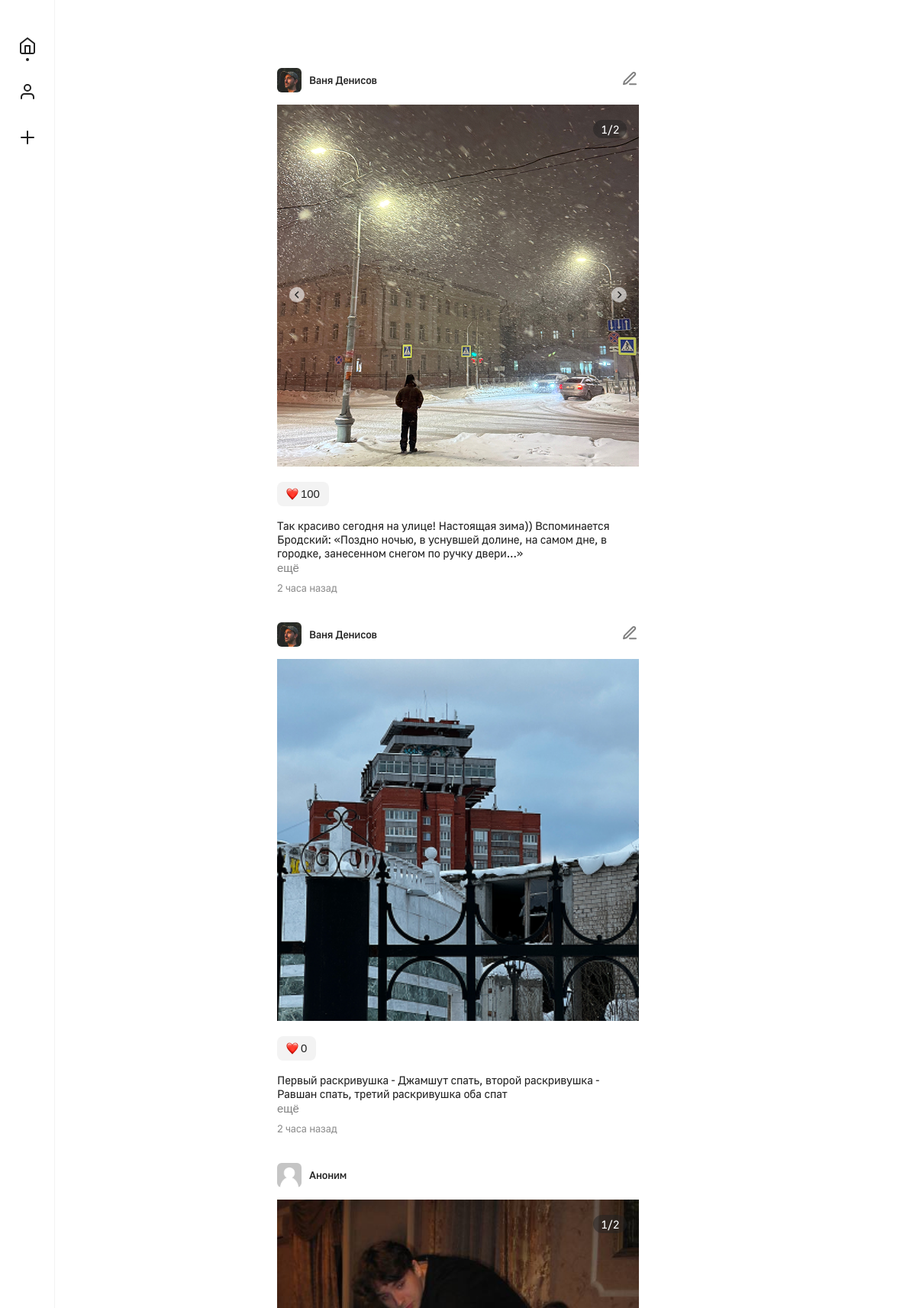
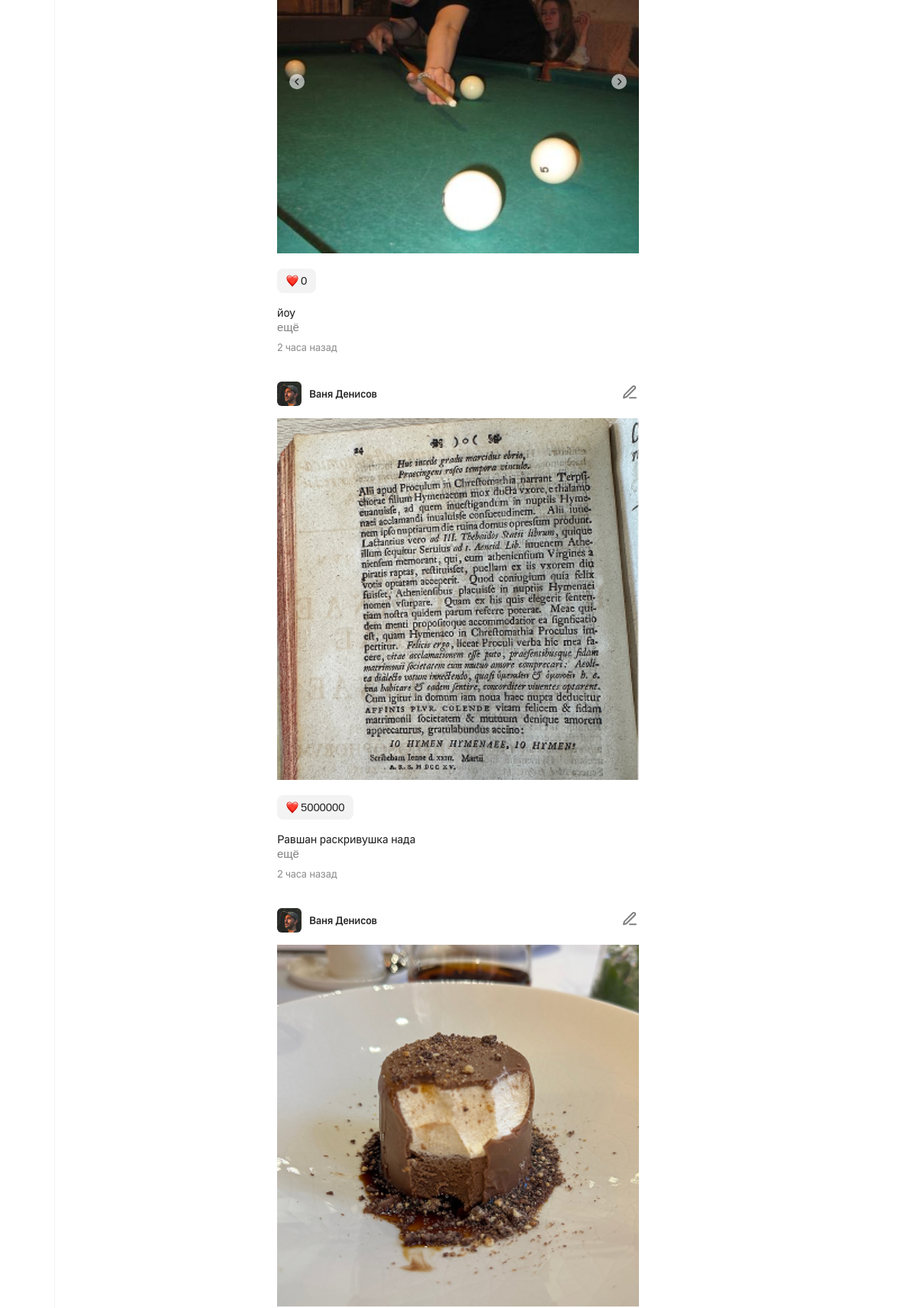
The page / (upper part) on the database its author committed (2 pictures, top to bottom).
### tables this page shows
CREATE TABLE post (
   id VARCHAR(36) PRIMARY KEY,
   authorId VARCHAR(36) NOT NULL,
   content MEDIUMTEXT NOT NULL,
   likes INT UNSIGNED DEFAULT 0,
   createdAt INT UNSIGNED NOT NULL
);

CREATE TABLE user (
   id VARCHAR(36) PRIMARY KEY,
   name VARCHAR(255) NOT NULL,
   profileStatus VARCHAR(255),
   avatar VARCHAR(255),
   email VARCHAR(254) UNIQUE,
   password VARCHAR(255),
   registeredAt INT UNSIGNED NOT NULL
);

### src/Core/BaseController.php (called while the page is built, shortened)
<?php
abstract class BaseController {
    protected function render(string $view, array $data = []): void {
        extract($data);
        include __DIR__ . "/../../Views/pages/{$view}.php";
    }
}

### src/Controllers/PostController.php (called while the page is built, shortened)
<?php
class PostController extends BaseController {
    public function home(): void {
        try {
            $postId = ($_GET['postId'] ?? 0);
            if ($postId) {
                $posts = [$this->postService->getById($postId)];
                $users = [$this->userService->getById($posts[0]->authorId)];
            } else {
                $posts = $this->postService->getAll();
                $users = $this->userService->getAll();
            }
            $this->render('home', [
                'posts' => $posts,
                'users' => $users
            ]);
        } catch (\Exception $e) {
            http_response_code(500);
            echo 'Ошибка: ' . $e->getMessage();
        }
    }
}

### src/Services/UserService.php (called while the page is built, shortened)
<?php
class UserService {
    private PDO $pdo;
    public function __construct() {
        $this->pdo = Database::getInstance()->getConnection();
    }
    public function getAll(): array {
        $stmt = $this->pdo->query("
            SELECT
                id,
                name,
                avatar,
                profileStatus
            FROM user
        ");
        $data = $stmt->fetchAll();
        return array_map(fn($u) => User::fromArray($u), $data);
    }
    public static function getCurrentUserId(): string {
        return '0874af11-e313-4e09-8c10-b233f293bf70';
    }
}

### src/Services/PostService.php (called while the page is built, shortened)
<?php
class PostService {
    private PDO $pdo;
    public function __construct() {
        $this->pdo = Database::getInstance()->getConnection();
    }
    public function getAll(): array {
        $stmt = $this->pdo->query("
            SELECT
                post.id,
                post.authorId,
                post.content,
                post.likes,
                post.createdAt,
                GROUP_CONCAT(image.path ORDER BY image.path SEPARATOR ',') AS images
            FROM post
            LEFT JOIN image ON post.id = image.postId
            GROUP BY post.id
            ORDER BY post.createdAt DESC
        ");
        $data = $stmt->fetchAll();
        return array_map(fn($p) => Post::fromArray($p), $data);
    }
    private function convertImagesToArray(array $post): array {
        $post['images'] = empty($post['images'])
            ? []
            : array_map('trim', explode(',', $post['images']));
        return $post;
    }
}

### src/Core/Database.php (called while the page is built, shortened)
<?php
class Database {
    private static ?Database $instance = null;
    private PDO $connection;
    private function __construct() {
        try {
            $configPath = __DIR__ . '/../../config.json';
            $json = file_get_contents($configPath);
            $config = json_decode($json, true);
            $host = $config['host'];
            $port = $config['port'];
            $dbname = $config['dbname'];
            $username = $config['username'];
            $password = $config['password'];
            $dsn = "mysql:host=$host;port=$port;dbname=$dbname;charset=utf8mb4";
            $this->connection = new PDO($dsn, $username, $password, [
                PDO::ATTR_ERRMODE => PDO::ERRMODE_EXCEPTION,
                PDO::ATTR_DEFAULT_FETCH_MODE => PDO::FETCH_ASSOC
            ]);
        } catch (PDOException $e) {
            die("Database connection failed: " . $e->getMessage());
        }
    }
    public function getConnection(): PDO {
        return $this->connection;
    }
    public static function getInstance(): self {
        if (self::$instance === null) {
            self::$instance = new self();
        }
        return self::$instance;
    }
}

### src/Models/Post.php (called while the page is built, shortened)
<?php
class Post {
    public static function fromArray(array $data): self {
        return new self(
            id: ($data['id']),
            authorId: ($data['authorId']),
            content: $data['content'],
            images: ($data['images'] ?? []),
            likes: ($data['likes']),
            createdAt: $data['createdAt']
        );
    }
    public function getRelativeTime(): string {
        return self::formatRelativeTime($this->createdAt);
    }
    public static function formatRelativeTime(int $timestamp): string {
        $now = time();
        $diff = $now - $timestamp;
        if ($diff < 86400) {
            $hours = floor($diff / 3600);
            return (string)$hours . ' ' . self::pluralize($hours, 'час', 'часа', 'часов') . ' назад';
        }
        $years = floor($diff / 31536000);
        return (string)$years . ' ' . self::pluralize($years, 'год', 'года', 'лет') . ' назад';
    }
    private static function pluralize(int $count, string $one, string $few, string $many): string {
        $lastDigit = $count % 10;
        $lastTwo = $count % 100;
        if ($lastDigit >= 2 && $lastDigit <= 4) {
            return $few;
        }
        return $many;
    }
    public function getFirstImage(): ?string {
        return $this->images[0] ?? null;
    }
    public function hasImage(): bool {
        return !empty($this->images);
    }
    public function getImagesCount(): int {
        return count($this->images);
    }
}

### src/Models/User.php (called while the page is built, shortened)
<?php
class User {
    public function getAvatarUrl(): string {
        if ($this->avatar) {
            return "/uploads/avatars/{$this->avatar}";
        }
        return '/assets/images/default-avatar.png';
    }
}

### Views/partitials/postView.php (the view)
<?php
function renderPost($post, $user) {
?>
<div class="post">
    <div class="header">
        <a class="header__user" href="/profile?id=<?= $user->id ?>" title="Профиль">
            <img class="header__avatar" src="<?= $user->getAvatarUrl() ?>" alt="Аватарка" width="32px" height="32px">
            <span class="header__user-name"><?= htmlspecialchars($user->name) ?></span>
        </a>
        <?php if ($user->id === App\Services\UserService::getCurrentUserId()) { ?>
        <a href="/edit/" title="Редактировать пост">
            <img class="header__edit-post" src="../assets/icons/edit.svg" alt="Редактировать пост" width="24px" height="24px">
        </a>
        <?php
        } ?>
    </div>
    <div class="post-content">
        <?php if ($post->hasImage()) { ?>
            <img class="post-content__image" src="/uploads/posts<?= $post->getFirstImage() ?>" alt="Картинка из поста" width="474px" height="474px">
            <?php
            $imgCnt = $post->getImagesCount();
            if ($imgCnt > 1) { ?>
                <span class="post-content__counter">1/<?= $imgCnt ?></span>
                <div class="post-content__arrow arrow_left">
                    <img src="../assets/icons/arrow-left.svg" width="10px" height="10px">
                </div>
                <div class="post-content__arrow arrow_right">
                    <img src="../assets/icons/arrow-right.svg" width="10px" height="10px">
                </div>
            <?php
            }
        }
        ?>
    </div>
    <div class="about-post">
        <button class="likes" title="Лайкнуть">
            <img class="likes__image" src="../assets/icons/like.png" alt="Лайк" width="16px" height="16px">
            <span class="likes__counter"><?= $post->likes ?></span>
        </button>
        <p class="post-text"><?= htmlspecialchars($post->content ?? '') ?></p>
        <button class="read-more" title="Показать ещё">ещё</button>
        <p class="posted-at"><?= $post->getRelativeTime() ?></p>
    </div>
</div>
<?php
}
?>

### Views/pages/home.php (shortened to what this page needs)
<!DOCTYPE html>
<html lang="ru">
    <head>
        <link href="assets/css/fonts.css" rel="stylesheet">
        <link href="assets/css/icons-bar.css" rel="stylesheet">
        <link href="assets/css/home.css" rel="stylesheet">
    </head>
    <body>
        <nav class="icons-bar">
            <a href="/home/" title="Домой">
                <img class="icons-bar__icon" src="assets/icons/home-active.svg" alt="Домой" width="40px" height="40px">
            </a>
            <a href="/profile?id=<?= App\Services\UserService::getCurrentUserId() ?>" title="Профиль">
                <img class="icons-bar__icon" src="assets/icons/profile.svg" alt="Профиль" width="40px" height="40px">
            </a>
            <a href="/create/" title="Создать пост">
                <img class="icons-bar__icon" src="assets/icons/new-post.svg" alt="Создать пост" width="40px" height="40px">
            </a>
        </nav>
        <div class="top-title"></div>
        <div class="content">
            <?php
                require_once __DIR__ . '/../partitials/postView.php';
                foreach ($posts as $post) {
                    $user = array_find($users, fn($u) => $u->id === $post->authorId);
                    renderPost($post, $user);
                }
            ?>
        </div>
    </body>
</html>

### public/assets/css/home.css (style rules this page uses)
* { margin: 0; padding: 0; box-sizing: border-box; }
body { font-family: 'Golos UI', sans-serif; color: #222222; }
.top-title { width: 100vw; height: 73px; font-weight: 700; font-size: 20px; line-height: 20px; letter-spacing: -0.15px; display: flex; justify-content: center; align-items: center; color: #222222; }
.content { width: 100vw; display: flex; align-items: center; flex-direction: column; }
.post { width: 474px; padding-bottom: 20px; }
.header { position: relative; display: flex; align-items: center; padding: 16px 0 16px 0; justify-content: space-between; }
.header__user { display: flex; align-items: center; cursor: pointer; text-decoration: none; }
.header__avatar { width: 32px; height: 32px; border-radius: 6px; }
.header__user-name { font-weight: 500; font-size: 14px; line-height: 18px; letter-spacing: -0.15px; margin-left: 10px; color: #222222; }
.header__edit-post { width: 24px; height: 24px; cursor: pointer; }
.post-content { position: relative; }
.post-content__image { width: 474px; height: 474px; object-fit: cover; object-position: center; }
.post-content__arrow { background: #FFFFFF99; border-radius: 50%; padding: 5px; display: flex; justify-content: center; align-items: center; position: absolute; cursor: pointer; }
.arrow_left { top: 50%; left: 16px; }
.arrow_right { top: 50%; right: 16px; }
.post-content__counter { background: #22222280; padding: 3px 10px 3px 10px; border-radius: 20px; color: #FFFFFF; font-size: 15px; line-height: 18px; letter-spacing: -0.15px; position: absolute; top: 20px; right: 16px; }
.about-post { padding-top: 16px; }
.likes { padding: 7px 12px 7px 12px; background-color: #2222220D; border-radius: 8px; margin-bottom: 16px; display: flex; align-items: center; cursor: pointer; border: none; }
.likes__image { width: 16px; height: 16px; margin-right: 3px; }
.likes__counter { font-size: 15px; line-height: 18px; letter-spacing: -0.15px; color: #222222; }
.post-text { font-size: 15px; line-height: 18px; letter-spacing: -0.15px; color: #222222; }
.read-more { font-size: 15px; line-height: 18px; letter-spacing: -0.15px; color: #808080; cursor: pointer; border: none; background-color: #FFFFFF; }
.posted-at { font-size: 14px; line-height: 18px; letter-spacing: -0.15px; margin-top: 8px; color: #22222280; }

### rows shown on the page
post: authorId.avatar (picture), authorId.name "Ваня Денисов", shows a picture, likes "100", content "Так красиво сегодня на улице! Настоящая зима)) Вспоминается Бродский: «Поздно ночью, в уснувшей долине, на самом дне, в городке, занесенном снегом по ручку двери...»", createdAt "2 часа назад"
post: authorId.avatar (picture), authorId.name "Ваня Денисов", shows a picture, likes "0", content "Первый раскривушка - Джамшут спать, второй раскривушка - Равшан спать, третий раскривушка оба спат", createdAt "2 часа назад"
post: shows a picture, authorId.name "Аноним", likes "0", content "йоу", createdAt "2 часа назад"
post: authorId.avatar (picture), authorId.name "Ваня Денисов", shows a picture, likes "5000000", content "Равшан раскривушка нада", createdAt "2 часа назад"
post: authorId.avatar (picture), authorId.name "Ваня Денисов", shows a picture
